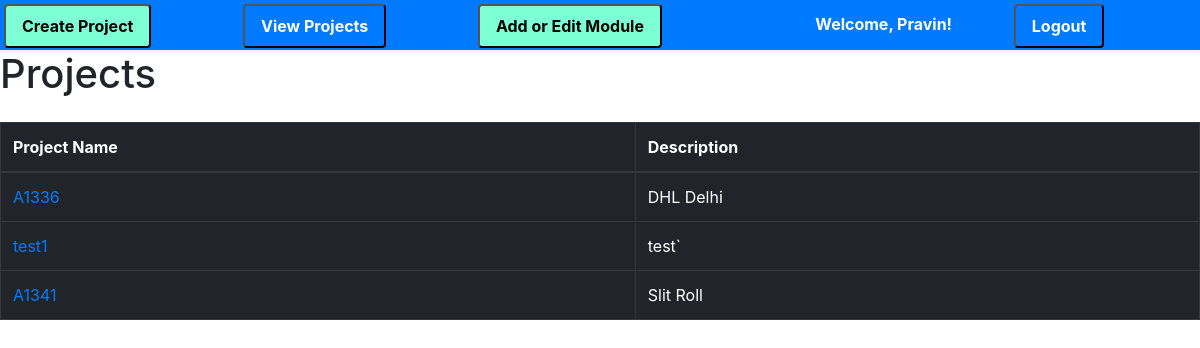
/project_list (signed in), run on the app's committed database.
### iol/models.py (models this page shows, shortened)
class Project(models.Model):
    name = models.CharField(max_length=50)
    description = models.TextField(max_length=500, blank=True)

### iol/views.py (the view)
# urls.py: path('project_list', views.project_list, name='project_list'),
@login_required(login_url="/accounts/login")
def project_list(request):
    projects = Project.objects.all()
    return render(request, 'projects/project_list.html', {'projects': projects})

### templates/projects/project_list.html
{% extends 'base/base.html' %}
{% block content %}
  <h1 class="mb-4">Projects</h1>
  <div class="table-responsive">
    <table class="table table-dark table-bordered">
      <thead>
        <tr>
          <th scope="col">Project Name</th>
          <th scope="col">Description</th>
        </tr>
      </thead>
      <tbody>
        {% for project in projects %}
          <tr>
            <td><a href="{% url 'project_detail' project_id=project.pk %}">{{ project.name }}</a></td>
            <td>{{ project.description }}</td>
          </tr>
        {% empty %}
          <tr>
            <td colspan="2">No projects yet.</td>
          </tr>
        {% endfor %}
      </tbody>
    </table>
  </div>
{% endblock %}

### templates/base/base.html (shortened to what this page needs)
<!DOCTYPE html>
<html>
<head>
    <link rel="stylesheet" href="https://cdn.jsdelivr.net/npm/bootstrap@4.1.3/dist/css/bootstrap.min.css">
    {% load static %}
    <link rel="stylesheet" type="text/css" href="{% static 'myfirst.css' %}">
</head>
<body>
        <ul class="nav nav-pills nav-fill gap-2 p-1 small bg-primary rounded-5 shadow-sm" id="pillNav2" role="tablist" style="--bs-nav-link-color: var(--bs-white); --bs-nav-pills-link-active-color: var(--bs-primary); --bs-nav-pills-link-active-bg: var(--bs-white);">
            <li class="nav-item" role="presentation">
              <button class="nav-link active rounded-5 navbtns" id="create-tab" data-bs-toggle="tab" type="button" role="tab" aria-selected="true"  onclick="location.href='{% url 'create_project' %}'">Create Project
              </button>
            </li>
            <li class="nav-item" role="presentation">
              <button class="nav-link active rounded-5 navbtns" id="list-tab" data-bs-toggle="tab" type="button" role="tab" aria-selected="false" onclick= "location.href='{% url 'project_list' %}'">View Projects</button>
            </li>
            <li class="nav-item" role="presentation">
              <button class="nav-link active rounded-5 navbtns" id="addmodule-tab" data-bs-toggle="tab" type="button" role="tab" aria-selected="false" onclick= "location.href='{% url 'module_list' %}'">Add or Edit Module</button>
            </li>
            {% if request.user.is_authenticated %}
            <li class="nav-item" role="presentation">
              <p class= "nav-link active rounded-5 navbtns">Welcome, {{ request.user.first_name }}!</p>
              </li>
            <li class="nav-item" role="presentation">
              <button class="nav-link active rounded-5 navbtns" id="addmodule-tab" data-bs-toggle="tab" type="button" role="tab" aria-selected="false" onclick="window.location.href='/accounts/logout';">Logout</button>
            </li>
            {% else %}
            <li class="nav-item" role="presentation">
              <button class="nav-link active rounded-5 navbtns" id="addmodule-tab" data-bs-toggle="tab" type="button" role="tab" aria-selected="false" onclick="window.location.href='/accounts/login';">Login</button>
            </li>
            {% endif %}
          </ul>
        {% block content %}
        {% endblock %}
</body>
</html>

### static/myfirst.css (style rules this page uses)
.navbtns { background-color: aquamarine; font-weight: bold; font-size: medium; }
.nav-pills { position: sticky; top: 0px; left: 0px; z-index: 2; display: flex; width: 100%; height: 50px; background: rgba(0, 0, 0, 0.6); }

### data on the page
Project: name "A1336", description "DHL Delhi"
Project: name "test1", description "test`"
Project: name "A1341", description "Slit Roll"

### other printed values
{{ request.user.first_name }} "Pravin"
